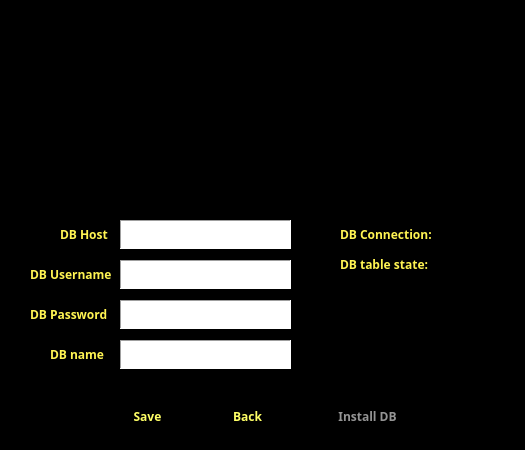
<?xml version="1.0" encoding="UTF-8"?>
<ui version="4.0">
 <class>DB_Settings</class>
 <widget class="QWidget" name="DB_Settings">
  <property name="windowModality">
   <enum>Qt::NonModal</enum>
  </property>
  <property name="enabled">
   <bool>true</bool>
  </property>
  <property name="geometry">
   <rect>
    <x>0</x>
    <y>0</y>
    <width>525</width>
    <height>450</height>
   </rect>
  </property>
  <property name="minimumSize">
   <size>
    <width>525</width>
    <height>450</height>
   </size>
  </property>
  <property name="maximumSize">
   <size>
    <width>525</width>
    <height>450</height>
   </size>
  </property>
  <property name="palette">
   <palette>
    <active>
     <colorrole role="Base">
      <brush brushstyle="SolidPattern">
       <color alpha="255">
        <red>255</red>
        <green>255</green>
        <blue>255</blue>
       </color>
      </brush>
     </colorrole>
     <colorrole role="Window">
      <brush brushstyle="SolidPattern">
       <color alpha="255">
        <red>0</red>
        <green>0</green>
        <blue>0</blue>
       </color>
      </brush>
     </colorrole>
    </active>
    <inactive>
     <colorrole role="Base">
      <brush brushstyle="SolidPattern">
       <color alpha="255">
        <red>255</red>
        <green>255</green>
        <blue>255</blue>
       </color>
      </brush>
     </colorrole>
     <colorrole role="Window">
      <brush brushstyle="SolidPattern">
       <color alpha="255">
        <red>0</red>
        <green>0</green>
        <blue>0</blue>
       </color>
      </brush>
     </colorrole>
    </inactive>
    <disabled>
     <colorrole role="Base">
      <brush brushstyle="SolidPattern">
       <color alpha="255">
        <red>0</red>
        <green>0</green>
        <blue>0</blue>
       </color>
      </brush>
     </colorrole>
     <colorrole role="Window">
      <brush brushstyle="SolidPattern">
       <color alpha="255">
        <red>0</red>
        <green>0</green>
        <blue>0</blue>
       </color>
      </brush>
     </colorrole>
    </disabled>
   </palette>
  </property>
  <property name="windowTitle">
   <string>Pacman</string>
  </property>
  <widget class="QPlainTextEdit" name="db_host_input">
   <property name="geometry">
    <rect>
     <x>120</x>
     <y>220</y>
     <width>171</width>
     <height>29</height>
    </rect>
   </property>
   <property name="frameShape">
    <enum>QFrame::Panel</enum>
   </property>
   <property name="lineWrapMode">
    <enum>QPlainTextEdit::NoWrap</enum>
   </property>
   <property name="tabStopWidth">
    <number>9</number>
   </property>
   <property name="maximumBlockCount">
    <number>9</number>
   </property>
  </widget>
  <widget class="QPushButton" name="save_button">
   <property name="geometry">
    <rect>
     <x>90</x>
     <y>400</y>
     <width>115</width>
     <height>32</height>
    </rect>
   </property>
   <property name="palette">
    <palette>
     <active>
      <colorrole role="WindowText">
       <brush brushstyle="SolidPattern">
        <color alpha="255">
         <red>0</red>
         <green>0</green>
         <blue>0</blue>
        </color>
       </brush>
      </colorrole>
      <colorrole role="Button">
       <brush brushstyle="SolidPattern">
        <color alpha="255">
         <red>0</red>
         <green>0</green>
         <blue>0</blue>
        </color>
       </brush>
      </colorrole>
      <colorrole role="ButtonText">
       <brush brushstyle="SolidPattern">
        <color alpha="255">
         <red>255</red>
         <green>255</green>
         <blue>102</blue>
        </color>
       </brush>
      </colorrole>
     </active>
     <inactive>
      <colorrole role="WindowText">
       <brush brushstyle="SolidPattern">
        <color alpha="255">
         <red>0</red>
         <green>0</green>
         <blue>0</blue>
        </color>
       </brush>
      </colorrole>
      <colorrole role="Button">
       <brush brushstyle="SolidPattern">
        <color alpha="255">
         <red>0</red>
         <green>0</green>
         <blue>0</blue>
        </color>
       </brush>
      </colorrole>
      <colorrole role="ButtonText">
       <brush brushstyle="SolidPattern">
        <color alpha="255">
         <red>255</red>
         <green>255</green>
         <blue>102</blue>
        </color>
       </brush>
      </colorrole>
     </inactive>
     <disabled>
      <colorrole role="WindowText">
       <brush brushstyle="SolidPattern">
        <color alpha="255">
         <red>127</red>
         <green>127</green>
         <blue>127</blue>
        </color>
       </brush>
      </colorrole>
      <colorrole role="Button">
       <brush brushstyle="SolidPattern">
        <color alpha="255">
         <red>0</red>
         <green>0</green>
         <blue>0</blue>
        </color>
       </brush>
      </colorrole>
      <colorrole role="ButtonText">
       <brush brushstyle="SolidPattern">
        <color alpha="255">
         <red>148</red>
         <green>148</green>
         <blue>148</blue>
        </color>
       </brush>
      </colorrole>
     </disabled>
    </palette>
   </property>
   <property name="font">
    <font>
     <family>Arial Black</family>
     <weight>75</weight>
     <bold>true</bold>
    </font>
   </property>
   <property name="text">
    <string>Save</string>
   </property>
   <property name="icon">
    <iconset resource="Images.qrc">
     <normaloff>:/images/dot.png</normaloff>:/images/dot.png</iconset>
   </property>
   <property name="autoDefault">
    <bool>false</bool>
   </property>
   <property name="default">
    <bool>false</bool>
   </property>
   <property name="flat">
    <bool>true</bool>
   </property>
  </widget>
  <widget class="QLabel" name="db_host_label">
   <property name="geometry">
    <rect>
     <x>60</x>
     <y>220</y>
     <width>71</width>
     <height>29</height>
    </rect>
   </property>
   <property name="palette">
    <palette>
     <active>
      <colorrole role="WindowText">
       <brush brushstyle="SolidPattern">
        <color alpha="255">
         <red>255</red>
         <green>244</green>
         <blue>82</blue>
        </color>
       </brush>
      </colorrole>
     </active>
     <inactive>
      <colorrole role="WindowText">
       <brush brushstyle="SolidPattern">
        <color alpha="255">
         <red>255</red>
         <green>244</green>
         <blue>82</blue>
        </color>
       </brush>
      </colorrole>
     </inactive>
     <disabled>
      <colorrole role="WindowText">
       <brush brushstyle="SolidPattern">
        <color alpha="255">
         <red>127</red>
         <green>127</green>
         <blue>127</blue>
        </color>
       </brush>
      </colorrole>
     </disabled>
    </palette>
   </property>
   <property name="font">
    <font>
     <family>Arial Black</family>
     <weight>75</weight>
     <bold>true</bold>
    </font>
   </property>
   <property name="frameShape">
    <enum>QFrame::NoFrame</enum>
   </property>
   <property name="frameShadow">
    <enum>QFrame::Plain</enum>
   </property>
   <property name="text">
    <string>DB Host</string>
   </property>
   <property name="textFormat">
    <enum>Qt::AutoText</enum>
   </property>
   <property name="scaledContents">
    <bool>false</bool>
   </property>
   <property name="margin">
    <number>2</number>
   </property>
  </widget>
  <widget class="QLabel" name="label_2">
   <property name="geometry">
    <rect>
     <x>270</x>
     <y>350</y>
     <width>41</width>
     <height>61</height>
    </rect>
   </property>
   <property name="text">
    <string/>
   </property>
   <property name="pixmap">
    <pixmap resource="Images.qrc">:/images/pacright2.png</pixmap>
   </property>
  </widget>
  <widget class="QLabel" name="label_3">
   <property name="geometry">
    <rect>
     <x>0</x>
     <y>10</y>
     <width>531</width>
     <height>161</height>
    </rect>
   </property>
   <property name="text">
    <string/>
   </property>
   <property name="pixmap">
    <pixmap resource="Images.qrc">:/images/paclogo.png</pixmap>
   </property>
  </widget>
  <widget class="QLabel" name="label_4">
   <property name="geometry">
    <rect>
     <x>40</x>
     <y>160</y>
     <width>59</width>
     <height>61</height>
    </rect>
   </property>
   <property name="text">
    <string/>
   </property>
   <property name="pixmap">
    <pixmap resource="Images.qrc">:/images/ghostdownblue2.png</pixmap>
   </property>
  </widget>
  <widget class="QLabel" name="label_5">
   <property name="geometry">
    <rect>
     <x>130</x>
     <y>350</y>
     <width>59</width>
     <height>61</height>
    </rect>
   </property>
   <property name="text">
    <string/>
   </property>
   <property name="pixmap">
    <pixmap resource="Images.qrc">:/images/ghostrightred2.png</pixmap>
   </property>
  </widget>
  <widget class="QLabel" name="label_6">
   <property name="geometry">
    <rect>
     <x>460</x>
     <y>350</y>
     <width>59</width>
     <height>61</height>
    </rect>
   </property>
   <property name="text">
    <string/>
   </property>
   <property name="pixmap">
    <pixmap resource="Images.qrc">:/images/ghostleft2.png</pixmap>
   </property>
  </widget>
  <widget class="QLabel" name="label_7">
   <property name="geometry">
    <rect>
     <x>380</x>
     <y>160</y>
     <width>59</width>
     <height>61</height>
    </rect>
   </property>
   <property name="text">
    <string/>
   </property>
   <property name="pixmap">
    <pixmap resource="Images.qrc">:/images/ghostdownorange2.png</pixmap>
   </property>
  </widget>
  <widget class="QPushButton" name="backBtn">
   <property name="geometry">
    <rect>
     <x>190</x>
     <y>400</y>
     <width>115</width>
     <height>32</height>
    </rect>
   </property>
   <property name="palette">
    <palette>
     <active>
      <colorrole role="WindowText">
       <brush brushstyle="SolidPattern">
        <color alpha="255">
         <red>0</red>
         <green>0</green>
         <blue>0</blue>
        </color>
       </brush>
      </colorrole>
      <colorrole role="Button">
       <brush brushstyle="SolidPattern">
        <color alpha="255">
         <red>0</red>
         <green>0</green>
         <blue>0</blue>
        </color>
       </brush>
      </colorrole>
      <colorrole role="ButtonText">
       <brush brushstyle="SolidPattern">
        <color alpha="255">
         <red>255</red>
         <green>255</green>
         <blue>102</blue>
        </color>
       </brush>
      </colorrole>
     </active>
     <inactive>
      <colorrole role="WindowText">
       <brush brushstyle="SolidPattern">
        <color alpha="255">
         <red>0</red>
         <green>0</green>
         <blue>0</blue>
        </color>
       </brush>
      </colorrole>
      <colorrole role="Button">
       <brush brushstyle="SolidPattern">
        <color alpha="255">
         <red>0</red>
         <green>0</green>
         <blue>0</blue>
        </color>
       </brush>
      </colorrole>
      <colorrole role="ButtonText">
       <brush brushstyle="SolidPattern">
        <color alpha="255">
         <red>255</red>
         <green>255</green>
         <blue>102</blue>
        </color>
       </brush>
      </colorrole>
     </inactive>
     <disabled>
      <colorrole role="WindowText">
       <brush brushstyle="SolidPattern">
        <color alpha="255">
         <red>127</red>
         <green>127</green>
         <blue>127</blue>
        </color>
       </brush>
      </colorrole>
      <colorrole role="Button">
       <brush brushstyle="SolidPattern">
        <color alpha="255">
         <red>0</red>
         <green>0</green>
         <blue>0</blue>
        </color>
       </brush>
      </colorrole>
      <colorrole role="ButtonText">
       <brush brushstyle="SolidPattern">
        <color alpha="255">
         <red>148</red>
         <green>148</green>
         <blue>148</blue>
        </color>
       </brush>
      </colorrole>
     </disabled>
    </palette>
   </property>
   <property name="font">
    <font>
     <family>Arial Black</family>
     <weight>75</weight>
     <bold>true</bold>
    </font>
   </property>
   <property name="text">
    <string>Back</string>
   </property>
   <property name="icon">
    <iconset resource="Images.qrc">
     <normaloff>:/images/dot.png</normaloff>:/images/dot.png</iconset>
   </property>
   <property name="autoDefault">
    <bool>false</bool>
   </property>
   <property name="default">
    <bool>false</bool>
   </property>
   <property name="flat">
    <bool>true</bool>
   </property>
  </widget>
  <widget class="QPlainTextEdit" name="db_username_input">
   <property name="geometry">
    <rect>
     <x>120</x>
     <y>260</y>
     <width>171</width>
     <height>29</height>
    </rect>
   </property>
   <property name="frameShape">
    <enum>QFrame::Panel</enum>
   </property>
   <property name="lineWrapMode">
    <enum>QPlainTextEdit::NoWrap</enum>
   </property>
   <property name="tabStopWidth">
    <number>9</number>
   </property>
   <property name="maximumBlockCount">
    <number>9</number>
   </property>
  </widget>
  <widget class="QLabel" name="db_username_label">
   <property name="geometry">
    <rect>
     <x>30</x>
     <y>260</y>
     <width>91</width>
     <height>29</height>
    </rect>
   </property>
   <property name="palette">
    <palette>
     <active>
      <colorrole role="WindowText">
       <brush brushstyle="SolidPattern">
        <color alpha="255">
         <red>255</red>
         <green>244</green>
         <blue>82</blue>
        </color>
       </brush>
      </colorrole>
     </active>
     <inactive>
      <colorrole role="WindowText">
       <brush brushstyle="SolidPattern">
        <color alpha="255">
         <red>255</red>
         <green>244</green>
         <blue>82</blue>
        </color>
       </brush>
      </colorrole>
     </inactive>
     <disabled>
      <colorrole role="WindowText">
       <brush brushstyle="SolidPattern">
        <color alpha="255">
         <red>127</red>
         <green>127</green>
         <blue>127</blue>
        </color>
       </brush>
      </colorrole>
     </disabled>
    </palette>
   </property>
   <property name="font">
    <font>
     <family>Arial Black</family>
     <weight>75</weight>
     <bold>true</bold>
    </font>
   </property>
   <property name="frameShape">
    <enum>QFrame::NoFrame</enum>
   </property>
   <property name="frameShadow">
    <enum>QFrame::Plain</enum>
   </property>
   <property name="text">
    <string>DB Username</string>
   </property>
   <property name="textFormat">
    <enum>Qt::AutoText</enum>
   </property>
   <property name="scaledContents">
    <bool>false</bool>
   </property>
   <property name="margin">
    <number>2</number>
   </property>
  </widget>
  <widget class="QPlainTextEdit" name="db_name_input">
   <property name="geometry">
    <rect>
     <x>120</x>
     <y>340</y>
     <width>171</width>
     <height>29</height>
    </rect>
   </property>
   <property name="frameShape">
    <enum>QFrame::Panel</enum>
   </property>
   <property name="lineWrapMode">
    <enum>QPlainTextEdit::NoWrap</enum>
   </property>
   <property name="tabStopWidth">
    <number>9</number>
   </property>
   <property name="maximumBlockCount">
    <number>9</number>
   </property>
  </widget>
  <widget class="QLabel" name="db_name_label">
   <property name="geometry">
    <rect>
     <x>50</x>
     <y>340</y>
     <width>71</width>
     <height>29</height>
    </rect>
   </property>
   <property name="palette">
    <palette>
     <active>
      <colorrole role="WindowText">
       <brush brushstyle="SolidPattern">
        <color alpha="255">
         <red>255</red>
         <green>244</green>
         <blue>82</blue>
        </color>
       </brush>
      </colorrole>
     </active>
     <inactive>
      <colorrole role="WindowText">
       <brush brushstyle="SolidPattern">
        <color alpha="255">
         <red>255</red>
         <green>244</green>
         <blue>82</blue>
        </color>
       </brush>
      </colorrole>
     </inactive>
     <disabled>
      <colorrole role="WindowText">
       <brush brushstyle="SolidPattern">
        <color alpha="255">
         <red>127</red>
         <green>127</green>
         <blue>127</blue>
        </color>
       </brush>
      </colorrole>
     </disabled>
    </palette>
   </property>
   <property name="font">
    <font>
     <family>Arial Black</family>
     <weight>75</weight>
     <bold>true</bold>
    </font>
   </property>
   <property name="frameShape">
    <enum>QFrame::NoFrame</enum>
   </property>
   <property name="frameShadow">
    <enum>QFrame::Plain</enum>
   </property>
   <property name="text">
    <string>DB name</string>
   </property>
   <property name="textFormat">
    <enum>Qt::AutoText</enum>
   </property>
   <property name="scaledContents">
    <bool>false</bool>
   </property>
   <property name="margin">
    <number>2</number>
   </property>
  </widget>
  <widget class="QLabel" name="db_password_label">
   <property name="geometry">
    <rect>
     <x>30</x>
     <y>300</y>
     <width>91</width>
     <height>29</height>
    </rect>
   </property>
   <property name="palette">
    <palette>
     <active>
      <colorrole role="WindowText">
       <brush brushstyle="SolidPattern">
        <color alpha="255">
         <red>255</red>
         <green>244</green>
         <blue>82</blue>
        </color>
       </brush>
      </colorrole>
     </active>
     <inactive>
      <colorrole role="WindowText">
       <brush brushstyle="SolidPattern">
        <color alpha="255">
         <red>255</red>
         <green>244</green>
         <blue>82</blue>
        </color>
       </brush>
      </colorrole>
     </inactive>
     <disabled>
      <colorrole role="WindowText">
       <brush brushstyle="SolidPattern">
        <color alpha="255">
         <red>127</red>
         <green>127</green>
         <blue>127</blue>
        </color>
       </brush>
      </colorrole>
     </disabled>
    </palette>
   </property>
   <property name="font">
    <font>
     <family>Arial Black</family>
     <weight>75</weight>
     <bold>true</bold>
    </font>
   </property>
   <property name="frameShape">
    <enum>QFrame::NoFrame</enum>
   </property>
   <property name="frameShadow">
    <enum>QFrame::Plain</enum>
   </property>
   <property name="text">
    <string>DB Password</string>
   </property>
   <property name="textFormat">
    <enum>Qt::AutoText</enum>
   </property>
   <property name="scaledContents">
    <bool>false</bool>
   </property>
   <property name="margin">
    <number>2</number>
   </property>
  </widget>
  <widget class="QPlainTextEdit" name="db_password_input">
   <property name="geometry">
    <rect>
     <x>120</x>
     <y>300</y>
     <width>171</width>
     <height>29</height>
    </rect>
   </property>
   <property name="frameShape">
    <enum>QFrame::Panel</enum>
   </property>
   <property name="lineWrapMode">
    <enum>QPlainTextEdit::NoWrap</enum>
   </property>
   <property name="tabStopWidth">
    <number>9</number>
   </property>
   <property name="maximumBlockCount">
    <number>9</number>
   </property>
  </widget>
  <widget class="QLabel" name="db_connection_state_label">
   <property name="geometry">
    <rect>
     <x>340</x>
     <y>220</y>
     <width>101</width>
     <height>29</height>
    </rect>
   </property>
   <property name="palette">
    <palette>
     <active>
      <colorrole role="WindowText">
       <brush brushstyle="SolidPattern">
        <color alpha="255">
         <red>255</red>
         <green>244</green>
         <blue>82</blue>
        </color>
       </brush>
      </colorrole>
     </active>
     <inactive>
      <colorrole role="WindowText">
       <brush brushstyle="SolidPattern">
        <color alpha="255">
         <red>255</red>
         <green>244</green>
         <blue>82</blue>
        </color>
       </brush>
      </colorrole>
     </inactive>
     <disabled>
      <colorrole role="WindowText">
       <brush brushstyle="SolidPattern">
        <color alpha="255">
         <red>127</red>
         <green>127</green>
         <blue>127</blue>
        </color>
       </brush>
      </colorrole>
     </disabled>
    </palette>
   </property>
   <property name="font">
    <font>
     <family>Arial Black</family>
     <weight>75</weight>
     <bold>true</bold>
    </font>
   </property>
   <property name="frameShape">
    <enum>QFrame::NoFrame</enum>
   </property>
   <property name="frameShadow">
    <enum>QFrame::Plain</enum>
   </property>
   <property name="text">
    <string>DB Connection:</string>
   </property>
   <property name="textFormat">
    <enum>Qt::AutoText</enum>
   </property>
   <property name="scaledContents">
    <bool>false</bool>
   </property>
   <property name="margin">
    <number>2</number>
   </property>
  </widget>
  <widget class="QLabel" name="db_connection_state">
   <property name="geometry">
    <rect>
     <x>450</x>
     <y>220</y>
     <width>31</width>
     <height>29</height>
    </rect>
   </property>
   <property name="palette">
    <palette>
     <active>
      <colorrole role="WindowText">
       <brush brushstyle="SolidPattern">
        <color alpha="255">
         <red>255</red>
         <green>244</green>
         <blue>82</blue>
        </color>
       </brush>
      </colorrole>
     </active>
     <inactive>
      <colorrole role="WindowText">
       <brush brushstyle="SolidPattern">
        <color alpha="255">
         <red>255</red>
         <green>244</green>
         <blue>82</blue>
        </color>
       </brush>
      </colorrole>
     </inactive>
     <disabled>
      <colorrole role="WindowText">
       <brush brushstyle="SolidPattern">
        <color alpha="255">
         <red>127</red>
         <green>127</green>
         <blue>127</blue>
        </color>
       </brush>
      </colorrole>
     </disabled>
    </palette>
   </property>
   <property name="font">
    <font>
     <family>Arial Black</family>
     <weight>75</weight>
     <bold>true</bold>
    </font>
   </property>
   <property name="frameShape">
    <enum>QFrame::NoFrame</enum>
   </property>
   <property name="frameShadow">
    <enum>QFrame::Plain</enum>
   </property>
   <property name="text">
    <string/>
   </property>
   <property name="textFormat">
    <enum>Qt::AutoText</enum>
   </property>
   <property name="pixmap">
    <pixmap resource="Images.qrc">:/images/ok.png</pixmap>
   </property>
   <property name="scaledContents">
    <bool>true</bool>
   </property>
   <property name="margin">
    <number>2</number>
   </property>
  </widget>
  <widget class="QLabel" name="db_table_label">
   <property name="geometry">
    <rect>
     <x>340</x>
     <y>250</y>
     <width>101</width>
     <height>29</height>
    </rect>
   </property>
   <property name="palette">
    <palette>
     <active>
      <colorrole role="WindowText">
       <brush brushstyle="SolidPattern">
        <color alpha="255">
         <red>255</red>
         <green>244</green>
         <blue>82</blue>
        </color>
       </brush>
      </colorrole>
     </active>
     <inactive>
      <colorrole role="WindowText">
       <brush brushstyle="SolidPattern">
        <color alpha="255">
         <red>255</red>
         <green>244</green>
         <blue>82</blue>
        </color>
       </brush>
      </colorrole>
     </inactive>
     <disabled>
      <colorrole role="WindowText">
       <brush brushstyle="SolidPattern">
        <color alpha="255">
         <red>127</red>
         <green>127</green>
         <blue>127</blue>
        </color>
       </brush>
      </colorrole>
     </disabled>
    </palette>
   </property>
   <property name="font">
    <font>
     <family>Arial Black</family>
     <weight>75</weight>
     <bold>true</bold>
    </font>
   </property>
   <property name="frameShape">
    <enum>QFrame::NoFrame</enum>
   </property>
   <property name="frameShadow">
    <enum>QFrame::Plain</enum>
   </property>
   <property name="text">
    <string>DB table state:</string>
   </property>
   <property name="textFormat">
    <enum>Qt::AutoText</enum>
   </property>
   <property name="scaledContents">
    <bool>false</bool>
   </property>
   <property name="margin">
    <number>2</number>
   </property>
  </widget>
  <widget class="QLabel" name="db_table_state">
   <property name="geometry">
    <rect>
     <x>450</x>
     <y>250</y>
     <width>31</width>
     <height>29</height>
    </rect>
   </property>
   <property name="palette">
    <palette>
     <active>
      <colorrole role="WindowText">
       <brush brushstyle="SolidPattern">
        <color alpha="255">
         <red>255</red>
         <green>244</green>
         <blue>82</blue>
        </color>
       </brush>
      </colorrole>
     </active>
     <inactive>
      <colorrole role="WindowText">
       <brush brushstyle="SolidPattern">
        <color alpha="255">
         <red>255</red>
         <green>244</green>
         <blue>82</blue>
        </color>
       </brush>
      </colorrole>
     </inactive>
     <disabled>
      <colorrole role="WindowText">
       <brush brushstyle="SolidPattern">
        <color alpha="255">
         <red>127</red>
         <green>127</green>
         <blue>127</blue>
        </color>
       </brush>
      </colorrole>
     </disabled>
    </palette>
   </property>
   <property name="font">
    <font>
     <family>Arial Black</family>
     <weight>75</weight>
     <bold>true</bold>
    </font>
   </property>
   <property name="frameShape">
    <enum>QFrame::NoFrame</enum>
   </property>
   <property name="frameShadow">
    <enum>QFrame::Plain</enum>
   </property>
   <property name="text">
    <string/>
   </property>
   <property name="textFormat">
    <enum>Qt::AutoText</enum>
   </property>
   <property name="pixmap">
    <pixmap resource="Images.qrc">:/images/ok.png</pixmap>
   </property>
   <property name="scaledContents">
    <bool>true</bool>
   </property>
   <property name="margin">
    <number>2</number>
   </property>
  </widget>
  <widget class="QPushButton" name="installDBBtn">
   <property name="enabled">
    <bool>false</bool>
   </property>
   <property name="geometry">
    <rect>
     <x>310</x>
     <y>400</y>
     <width>115</width>
     <height>32</height>
    </rect>
   </property>
   <property name="palette">
    <palette>
     <active>
      <colorrole role="WindowText">
       <brush brushstyle="SolidPattern">
        <color alpha="255">
         <red>0</red>
         <green>0</green>
         <blue>0</blue>
        </color>
       </brush>
      </colorrole>
      <colorrole role="Button">
       <brush brushstyle="SolidPattern">
        <color alpha="255">
         <red>0</red>
         <green>0</green>
         <blue>0</blue>
        </color>
       </brush>
      </colorrole>
      <colorrole role="ButtonText">
       <brush brushstyle="SolidPattern">
        <color alpha="255">
         <red>255</red>
         <green>255</green>
         <blue>102</blue>
        </color>
       </brush>
      </colorrole>
     </active>
     <inactive>
      <colorrole role="WindowText">
       <brush brushstyle="SolidPattern">
        <color alpha="255">
         <red>0</red>
         <green>0</green>
         <blue>0</blue>
        </color>
       </brush>
      </colorrole>
      <colorrole role="Button">
       <brush brushstyle="SolidPattern">
        <color alpha="255">
         <red>0</red>
         <green>0</green>
         <blue>0</blue>
        </color>
       </brush>
      </colorrole>
      <colorrole role="ButtonText">
       <brush brushstyle="SolidPattern">
        <color alpha="255">
         <red>255</red>
         <green>255</green>
         <blue>102</blue>
        </color>
       </brush>
      </colorrole>
     </inactive>
     <disabled>
      <colorrole role="WindowText">
       <brush brushstyle="SolidPattern">
        <color alpha="255">
         <red>127</red>
         <green>127</green>
         <blue>127</blue>
        </color>
       </brush>
      </colorrole>
      <colorrole role="Button">
       <brush brushstyle="SolidPattern">
        <color alpha="255">
         <red>0</red>
         <green>0</green>
         <blue>0</blue>
        </color>
       </brush>
      </colorrole>
      <colorrole role="ButtonText">
       <brush brushstyle="SolidPattern">
        <color alpha="255">
         <red>148</red>
         <green>148</green>
         <blue>148</blue>
        </color>
       </brush>
      </colorrole>
     </disabled>
    </palette>
   </property>
   <property name="font">
    <font>
     <family>Arial Black</family>
     <weight>75</weight>
     <bold>true</bold>
    </font>
   </property>
   <property name="text">
    <string>Install DB</string>
   </property>
   <property name="icon">
    <iconset resource="Images.qrc">
     <normaloff>:/images/dot.png</normaloff>:/images/dot.png</iconset>
   </property>
   <property name="autoDefault">
    <bool>false</bool>
   </property>
   <property name="default">
    <bool>false</bool>
   </property>
   <property name="flat">
    <bool>true</bool>
   </property>
  </widget>
 </widget>
 <resources>
  <include location="Images.qrc"/>
 </resources>
 <connections/>
</ui>
